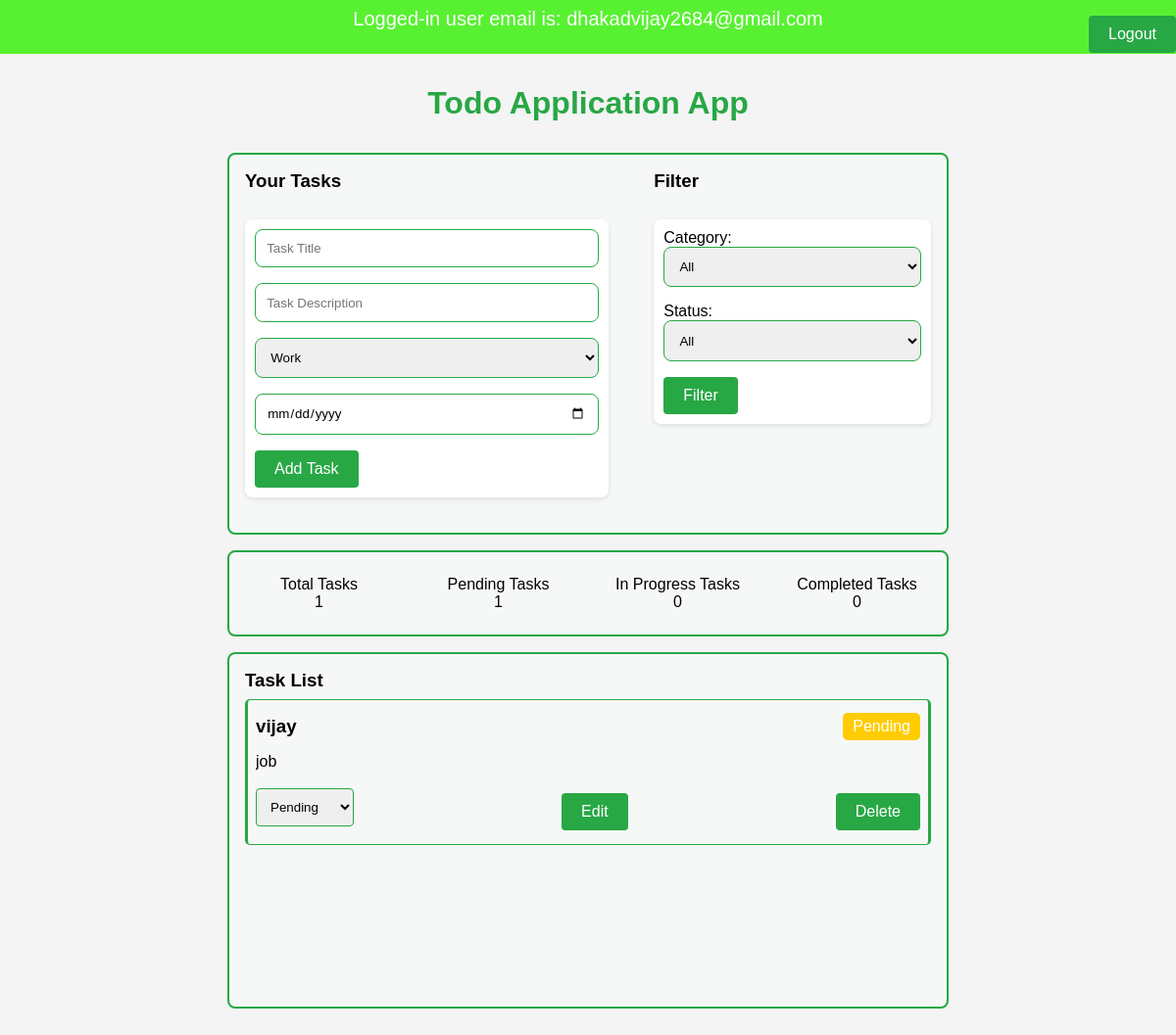
/dashboard.php (signed in), run on the app's committed database.
### tables this page shows
CREATE TABLE `users` (
  `id` int(11) NOT NULL,
  `username` varchar(255) NOT NULL,
  `email` varchar(255) NOT NULL,
  `password` varchar(255) NOT NULL
);

CREATE TABLE `tasks` (
  `id` int(11) NOT NULL,
  `user_id` int(11) NOT NULL,
  `title` varchar(255) NOT NULL,
  `description` text DEFAULT NULL,
  `category` varchar(100) DEFAULT NULL,
  `status` enum('Pending','In Progress','Completed') DEFAULT 'Pending',
  `due_date` date DEFAULT NULL
);

### dashboard.php (the view, shortened to what this page needs)
<?php
include 'config.php';
$user_id = $_SESSION['user_id'];
if (isset($_SESSION['user_id'])) {
    $user_id = $_SESSION['user_id'];
    $sql = "SELECT email FROM users WHERE id='$user_id'";
    $result = $conn->query($sql);
    if ($result->num_rows > 0) {
        $row = $result->fetch_assoc();
        $email = $row['email'];
        ?>
        <div class="profile_text">
            <p><?php echo "Logged-in user email is: " . $email; ?></p>
        </div>
        <?php
    } else {
        echo "No email found for the user.";
    }
} else {
    echo "No user is logged in.";
}
$query = "SELECT * FROM tasks WHERE user_id = ?";
$params = [$user_id];
$stmt = $conn->prepare($query);
$types = str_repeat("s", count($params));
$stmt->bind_param($types, ...$params);
$stmt->execute();
$tasks = $stmt->get_result();
$taskcount=$tasks->num_rows;
$query = "SELECT COUNT(*) as total_tasks, SUM(CASE WHEN status = 'pending' THEN 1 ELSE 0 END) as pending_tasks, SUM(CASE WHEN status = 'completed' THEN 1 ELSE 0 END) as completed_tasks,SUM(CASE WHEN status = 'in Progress' THEN 1 ELSE 0 END) as inprogress_tasks
          FROM tasks
          WHERE user_id = ?";
$params = [$user_id];
$stmt = $conn->prepare($query);
$types = str_repeat("s", count($params));
$stmt->bind_param($types, ...$params);
$stmt->execute();
$result = $stmt->get_result();
$row = $result->fetch_assoc();
$pendingTasks = $row['pending_tasks'];
$inprogressTasks = $row['inprogress_tasks'];
$completedTasks = $row['completed_tasks'];
?>
<!DOCTYPE html>
<html lang="en">
<head>
    <link
    href="https://cdn.jsdelivr.net/npm/remixicon@4.3.0/fonts/remixicon.css"
    rel="stylesheet"/>
    <link rel="stylesheet" href="style.css">
    <link rel="stylesheet" href="style.css">
</head>
<body>
<div class="profile_text"><p><?php ?></p></div>
     <section class="maxWidth">
        <h1>Todo Application App</h1>
        <div class="container">
            <div class="col_1">
            <h3>Your Tasks</h3>
    <form action="add_task.php" method="POST"class="budget_form">
        <input type="text" class="input_field budget_input" name="title" placeholder="Task Title" required>
        <input type="text" class="input_field budget_input" name="description" placeholder="Task Description">
        <select name="category"class="input_field budget_input">
            <option value="Work">Work</option>
        </select>
        <input type="date" class="input_field budget_input" name="due_date" required>
        <button type="submit" >Add Task</button>
    </form>
    </div>
<div class="col_2">
    <h3>Filter</h3>
    <form method="GET">
        <label for="category">Category:</label>
        <select name="category" id="category" class="input_field">
            <option value="">All</option>
        </select>
        <label for="status">Status:</label>
        <select name="status" id="status"class="input_field">
            <option value="">All</option>
        </select>
        <button type="submit">Filter</button>
    </form>
     </div>
        </div>
        <div class="container">
            <div class="total_budget">
            <p>Total Tasks</p>
                <span > <?php  echo "" .$taskcount?></span>
            </div>
            <div class="total_expense">
            <p>Pending Tasks</p>
                <span class="total_expense_child"> <?php  echo "" .$pendingTasks?></span>
            </div>
            <div class="total_balance">
            <p>In Progress Tasks</p>
                <span class="total_balance_child">  <?php  echo "".$inprogressTasks?></span>
            </div>
            <div class="total_balance">
           <p>Completed Tasks</p>
                <span class="total_balance_child">  <?php  echo "" .$completedTasks ?></span>
            </div>
        </div>
        <div class="container">
            <div class="list">
                <h3>Task List</h3>
                <div class="parent_list">
                    <div class="list_container">
        <?php while($task = $tasks->fetch_assoc()): ?>
            <div class="product" data-id="<?= $task['id'] ?>">
                <h3 class="f_box"><?= $task['title'] ?></h3>
                <span class="task-status <?= 'status-' . strtolower(str_replace(' ', '-', $task['status'])) ?>">
                    <?= $task['status'] ?>
                </span>
                <p class="f_box"><?= $task['description'] ?></p>
                <select class="status-select  " data-id="<?= $task['id'] ?>">
                    <option value="Pending" <?= $task['status'] === 'Pending' ? 'selected' : '' ?>>Pending</option>
                </select>
                <button class="edit-btn ">Edit</button>
                <button class="delete-btn  " onclick="deleteTask(<?= $task['id'] ?>)">Delete</button>
            </div>
        <?php endwhile; ?>
    </div>
                        </div>
                    </div>
                </div>
     </section>
   <button class="logout_btn"><a href="logout.php">Logout</a></button>
</body>
</html>

### style.css (style rules this page uses)
body { font-family: Arial, sans-serif; margin: 0; padding: 0; background-color: #f4f4f4; }
form { margin: 20px auto; padding: 10px; background-color: #fff; max-width: 500px; border-radius: 8px; box-shadow: 0 2px 5px rgba(0, 0, 0, 0.1); }
input, select, textarea { display: block; width: 100%; margin-bottom: 10px; padding: 10px; border: 1px solid #ccc; border-radius: 4px; }
.product p { display: block; width: 100%; margin-bottom: 10px; padding: 10px; border-radius: 4px; overflow: hidden; }
button { display: inline-block; padding: 10px 20px; background-color: #28a745; color: white; border: none; cursor: pointer; border-radius: 4px; font-size: 16px; }
.status-select { max-width: 100px; width: 100%; border: 1px solid #28a745; outline: none; }
:root { --main-color:#28a745 ; }
* { margin: 0; padding: 0; box-sizing: border-box; font-family: sans-serif; }
html, body { width: 100%; height: 100%; }
.profile_text { display: flex; align-items: center; justify-content: center; background-color: #58f132; }
.profile_text p { text-align: center; color: white; font-size: 20px; font-weight: 700px; padding: 8px; }
.maxWidth { max-width: 768px; width: 100%; margin: 0 auto; padding: 1rem; border-radius: .5rem; }
h1 { color: var(--main-color); font-size: 2rem; text-align: center; padding: 1rem 0; }
h3 { padding-bottom: .5rem; }
.col_1 { flex: 0 0 55%; max-width: 55%; padding: 1rem; }
.col_2 { flex: 0 0 43%; max-width: 43%; padding: 1rem; }
.container { display: flex; flex-wrap: wrap; justify-content: space-between; margin: 1rem 0; background-color: rgb(246, 248, 248); border: 2px solid var(--main-color); border-radius: .5rem; }
.input_field { width: 100%; padding: .7rem; margin-bottom: 1rem; border: 1px solid var(--main-color); border-radius: .5rem; }
.total_budget, .total_expense, .total_balance { flex: 0 0 25%; max-width: 25%; width: 100%; text-align: center; padding: 1.5rem 0; }
.list { width: 100%; padding: 1rem; height: 360px; overflow: hidden scroll; }
.list_container { width: 100%; display: flex; margin-bottom: 1rem; display: flex; flex-wrap: wrap; }
.product { display: flex; justify-content: space-between; align-items: center; width: 100%; flex-wrap: wrap; margin-bottom: .8rem; border-left: 3px solid var(--main-color); border-right: 3px solid var(--main-color); border-bottom: 1px solid var(--main-color); border-top: 1px solid var(--main-color); padding: .5rem .5rem .5rem .5rem; border-radius: 5px; }
.product h4, .product p { font-size: 1rem; }
.product .f_box { padding: .5rem 0; }
.logout_btn { right: 0; top: 1rem; position: fixed; }
.logout_btn a { text-decoration:none; color: white; font-size: 16px; }

### dashboard.php (style rules this page uses)
.task-status { display: inline-block; padding: 5px 10px; border-radius: 5px; color: #fff; }
.status-pending { background-color: #ffcc00; }

### data on the page
users: email "dhakadvijay2684@gmail.com"
tasks: title "vijay", status "Pending", description "job", status+id "Pending"

### other printed values
$taskcount "1"
$pendingTasks "1"
$inprogressTasks "0"
$completedTasks "0"
